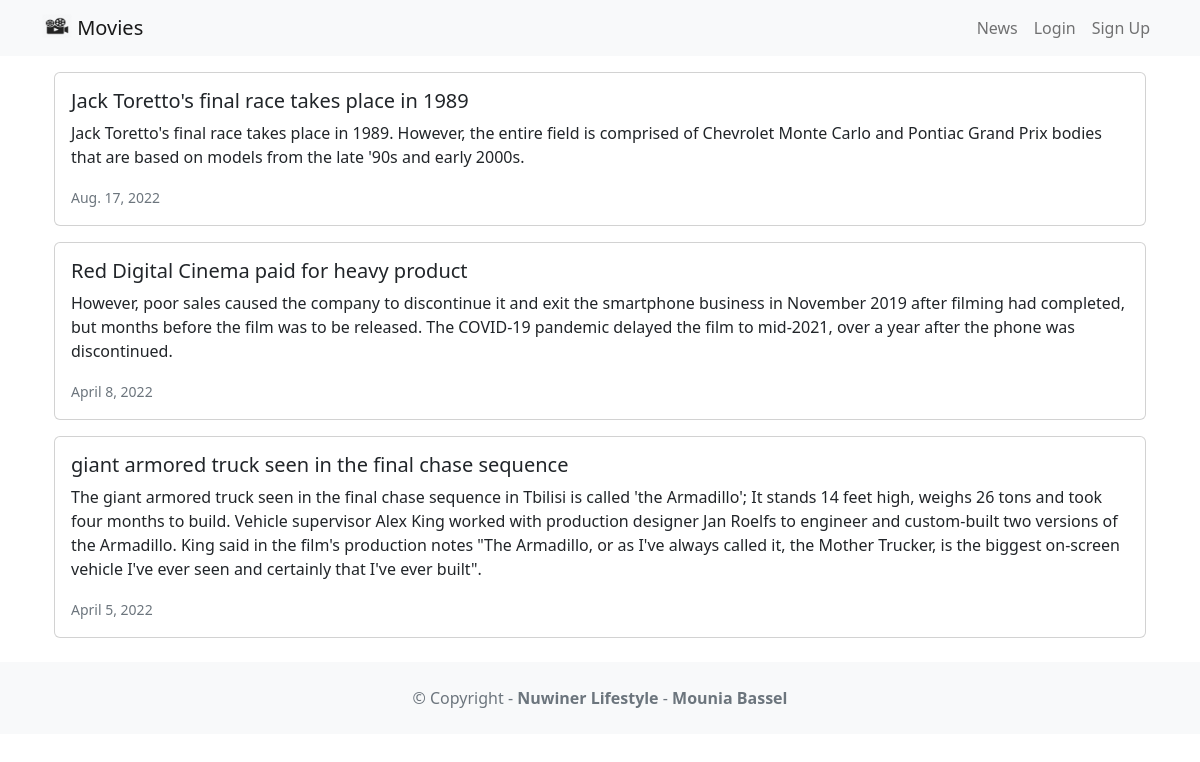
Page /news/ on the committed database.
### news/models.py (models this page shows, shortened)
class News(models.Model):
    headline = models.CharField(max_length=200)
    body = models.TextField()
    date = models.DateField()
    class Meta:
        verbose_name_plural = 'News'

### news/views.py (the view)
# urls.py: path('news/', include('news.urls')),
def news(request):
    news = News.objects.all().order_by('-date')
    context = {
        'news':  news,
    }
    return render(request, 'news.html', context)

### news/templates/news.html
{% extends 'main.html' %} {% block content %}
<div class="container">
  {% for article in news %}
  <div class="card mb-3">
    <div class="row g-0">
      <div class="card-body">
        <h5 class="card-title">{{ article.headline }}</h5>
        <p class="card-text">{{ article.body }}</p>
        <p class="card-text">
          <small class="text-muted">{{ article.date }}</small>
        </p>
      </div>
    </div>
  </div>
  {% endfor %}
</div>
{% endblock%}

### rows in the picture
News: headline "Jack Toretto's final race takes place in 1989", body "Jack Toretto's final race takes place in 1989. However, the entire field is comprised of Chevrolet Monte Carlo and Pontiac Grand Prix bodies that are based on models from the late '90s and early 2000s.", date "Aug. 17, 2022"
News: headline "Red Digital Cinema paid for heavy product", body "However, poor sales caused the company to discontinue it and exit the smartphone business in November 2019 after filming had completed, but months before the film was to be released. The COVID-19 pandemic delayed the film to mid-2021, over a year after the phone was discontinued.", date "April 8, 2022"
News: headline "giant armored truck seen in the final chase sequence", body "The giant armored truck seen in the final chase sequence in Tbilisi is called 'the Armadillo'; It stands 14 feet high, weighs 26 tons and took four months to build. Vehicle supervisor Alex King worked with production designer Jan Roelfs to engineer and custom-built two versions of the Armadillo. King said in the film's production notes \"The Armadillo, or as I've always called it, the Mother Trucker, is the biggest on-screen vehicle I've ever seen and certainly that I've ever built\".", date "April 5, 2022"
